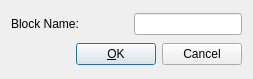
<?xml version="1.0" encoding="UTF-8"?>
<ui version="4.0" stdsetdef="1">
  <resources><include location="png/icons.qrc"/></resources><author></author>
  <comment></comment>
  <exportmacro></exportmacro>
  <class>QG_BlockDialog</class>
  <widget class="QDialog" name="QG_BlockDialog">
    <property name="geometry">
      <rect>
        <x>0</x>
        <y>0</y>
        <width>253</width>
        <height>79</height>
      </rect>
    </property>
    <property name="baseSize">
      <size>
        <width>0</width>
        <height>0</height>
      </size>
    </property>
    <property name="windowTitle">
      <string>Block Settings</string>
    </property>
    <property name="sizeGripEnabled">
      <bool>false</bool>
    </property>
    <layout class="QVBoxLayout">
      <property name="margin">
        <number>11</number>
      </property>
      <property name="spacing">
        <number>6</number>
      </property>
      <item>
        <layout class="QHBoxLayout">
          <item>
            <widget class="QLabel" name="lName">
              <property name="frameShape">
                <enum>QFrame::NoFrame</enum>
              </property>
              <property name="frameShadow">
                <enum>QFrame::Plain</enum>
              </property>
              <property name="text">
                <string>Block Name:</string>
              </property>
              <property name="wordWrap">
                <bool>false</bool>
              </property>
            </widget>
          </item>
          <item>
            <spacer name="spacer87">
              <property name="sizeHint">
                <size>
                  <width>29</width>
                  <height>21</height>
                </size>
              </property>
              <property name="sizeType">
                <enum>QSizePolicy::Expanding</enum>
              </property>
              <property name="orientation">
                <enum>Qt::Horizontal</enum>
              </property>
            </spacer>
          </item>
          <item>
            <widget class="QLineEdit" name="leName">
              <property name="text">
                <string/>
              </property>
            </widget>
          </item>
        </layout>
      </item>
      <item>
        <layout class="QHBoxLayout">
          <item>
            <spacer name="spacer1">
              <property name="sizeHint">
                <size>
                  <width>79</width>
                  <height>20</height>
                </size>
              </property>
              <property name="sizeType">
                <enum>QSizePolicy::Expanding</enum>
              </property>
              <property name="orientation">
                <enum>Qt::Horizontal</enum>
              </property>
            </spacer>
          </item>
          <item>
            <widget class="QPushButton" name="bOk">
              <property name="text">
                <string>&amp;OK</string>
              </property>
              <property name="shortcut">
                <string>Alt+O</string>
              </property>
              <property name="autoDefault">
                <bool>true</bool>
              </property>
              <property name="default">
                <bool>true</bool>
              </property>
            </widget>
          </item>
          <item>
            <widget class="QPushButton" name="bCancel">
              <property name="text">
                <string>Cancel</string>
              </property>
              <property name="shortcut">
                <string>Esc</string>
              </property>
              <property name="autoDefault">
                <bool>true</bool>
              </property>
            </widget>
          </item>
        </layout>
      </item>
    </layout>
  </widget>
  <layoutdefault spacing="6" margin="11"/>
  <pixmapfunction>qPixmapFromMimeSource</pixmapfunction>
  <includes>
    <include location="local">rs_blocklist.h</include>
    <include location="local">rs.h</include>
    <include location="local">rs_block.h</include>
  </includes>
  <connections>
    <connection>
      <sender>bCancel</sender>
      <signal>clicked()</signal>
      <receiver>QG_BlockDialog</receiver>
      <slot>reject()</slot>
    </connection>
    <connection>
      <sender>bOk</sender>
      <signal>clicked()</signal>
      <receiver>QG_BlockDialog</receiver>
      <slot>validate()</slot>
    </connection>
  </connections>
</ui>
